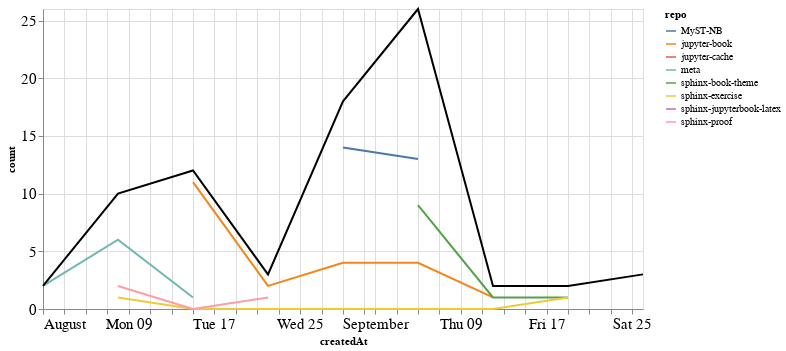

Notebook cell for this chart:
### Markdown cell above
### Comments

### Code cell
comments_time = comments.groupby('repo').resample('W', on='createdAt').count()['author'].reset_index()
comments_time = comments_time.rename(columns={'author': 'count'})
comments_time_total = comments_time.groupby('createdAt').agg({"count": "sum"}).reset_index()
ch1 = alt.Chart(comments_time, width=600).mark_line().encode(
    x='createdAt',
    y='count',
    color='repo',
    tooltip="repo"
)

ch2 = alt.Chart(comments_time_total, width=600).mark_line(color="black").encode(
    x='createdAt',
    y='count',
)

ch1 + ch2

### Figure 1 — Vega-Lite specification as saved in the notebook (floating-point values rounded to 4 significant figures)
{"config": {"axisLeft": {"labelFontSize": 15}, "axisBottom": {"labelFontSize": 15}}, "layer": [{"data": {"name": "data-6b653f2f2d77d538574330bc51425797"}, "mark": "line", "encoding": {"color": {"type": "nominal", "field": "repo"}, "tooltip": {"type": "nominal", "field": "repo"}, "x": {"type": "temporal", "field": "createdAt"}, "y": {"type": "quantitative", "field": "count"}}, "width": 600}, {"data": {"name": "data-3136a2669e01a37bf461710a86970653"}, "mark": {"type": "line", "color": "black"}, "encoding": {"x": {"type": "temporal", "field": "createdAt"}, "y": {"type": "quantitative", "field": "count"}}, "width": 600}], "$schema": "https://vega.github.io/schema/vega-lite/v4.8.1.json", "datasets": {"data-6b653f2f2d77d538574330bc51425797": [{"repo": "MyST-NB", "createdAt": "2021-08-29T00:00:00", "count": 14}, {"repo": "MyST-NB", "createdAt": "2021-09-05T00:00:00", "count": 13}, {"repo": "jupyter-book", "createdAt": "2021-08-15T00:00:00", "count": 11}, {"repo": "jupyter-book", "createdAt": "2021-08-22T00:00:00", "count": 2}, {"repo": "jupyter-book", "createdAt": "2021-08-29T00:00:00", "count": 4}, {"repo": "jupyter-book", "createdAt": "2021-09-05T00:00:00", "count": 4}, {"repo": "jupyter-book", "createdAt": "2021-09-12T00:00:00", "count": 1}, {"repo": "jupyter-cache", "createdAt": "2021-08-08T00:00:00", "count": 1}, {"repo": "meta", "createdAt": "2021-08-01T00:00:00", "count": 2}, {"repo": "meta", "createdAt": "2021-08-08T00:00:00", "count": 6}, {"repo": "meta", "createdAt": "2021-08-15T00:00:00", "count": 1}, {"repo": "sphinx-book-theme", "createdAt": "2021-09-05T00:00:00", "count": 9}, {"repo": "sphinx-book-theme", "createdAt": "2021-09-12T00:00:00", "count": 1}, {"repo": "sphinx-book-theme", "createdAt": "2021-09-19T00:00:00", "count": 1}, {"repo": "sphinx-exercise", "createdAt": "2021-08-08T00:00:00", "count": 1}, {"repo": "sphinx-exercise", "createdAt": "2021-08-15T00:00:00", "count": 0}, {"repo": "sphinx-exercise", "createdAt": "2021-08-22T00:00:00", "count": 0}, {"repo": "sphinx-exercise", "createdAt": "2021-08-29T00:00:00", "count": 0}, {"repo": "sphinx-exercise", "createdAt": "2021-09-05T00:00:00", "count": 0}, {"repo": "sphinx-exercise", "createdAt": "2021-09-12T00:00:00", "count": 0}, {"repo": "sphinx-exercise", "createdAt": "2021-09-19T00:00:00", "count": 1}, {"repo": "sphinx-jupyterbook-latex", "createdAt": "2021-09-26T00:00:00", "count": 3}, {"repo": "sphinx-proof", "createdAt": "2021-08-08T00:00:00", "count": 2}, {"repo": "sphinx-proof", "createdAt": "2021-08-15T00:00:00", "count": 0}, {"repo": "sphinx-proof", "createdAt": "2021-08-22T00:00:00", "count": 1}], "data-3136a2669e01a37bf461710a86970653": [{"createdAt": "2021-08-01T00:00:00", "count": 2}, {"createdAt": "2021-08-08T00:00:00", "count": 10}, {"createdAt": "2021-08-15T00:00:00", "count": 12}, {"createdAt": "2021-08-22T00:00:00", "count": 3}, {"createdAt": "2021-08-29T00:00:00", "count": 18}, {"createdAt": "2021-09-05T00:00:00", "count": 26}, {"createdAt": "2021-09-12T00:00:00", "count": 2}, {"createdAt": "2021-09-19T00:00:00", "count": 2}, {"createdAt": "2021-09-26T00:00:00", "count": 3}]}}
